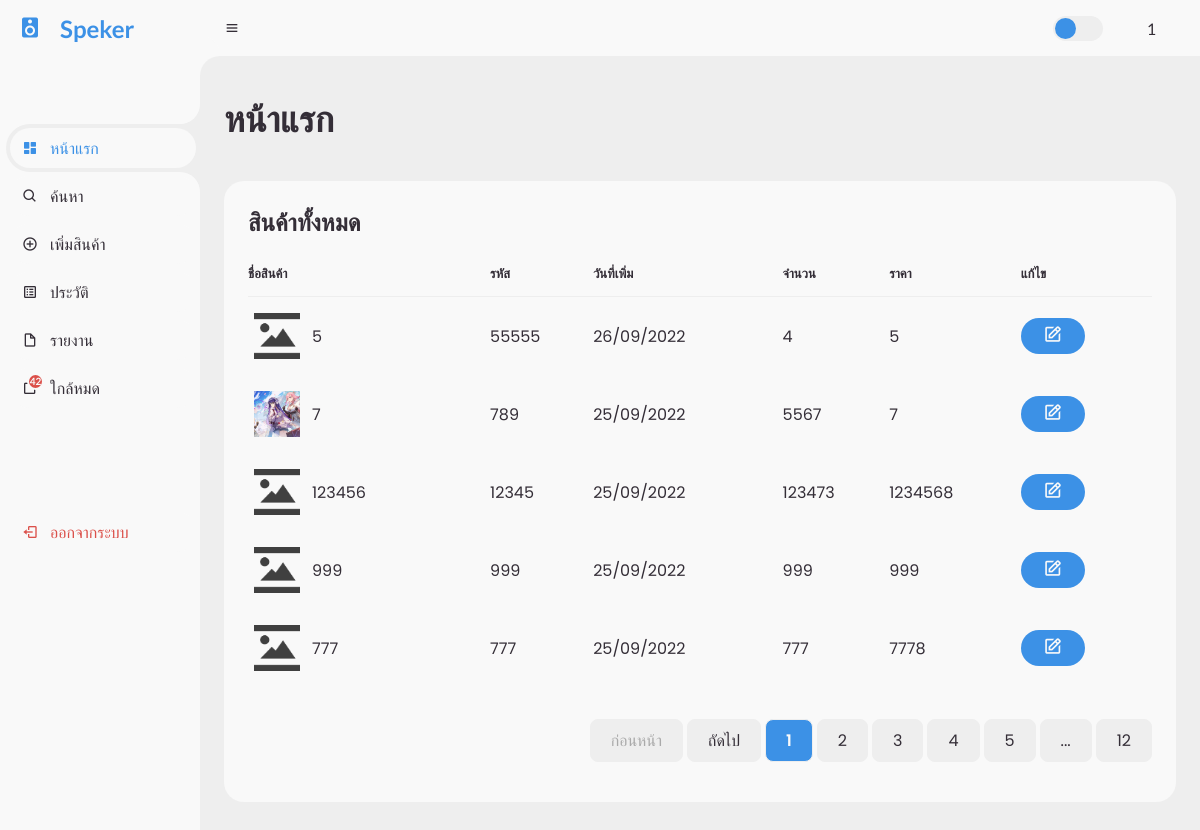
The page /index.php (signed in) on the database as committed earlier.
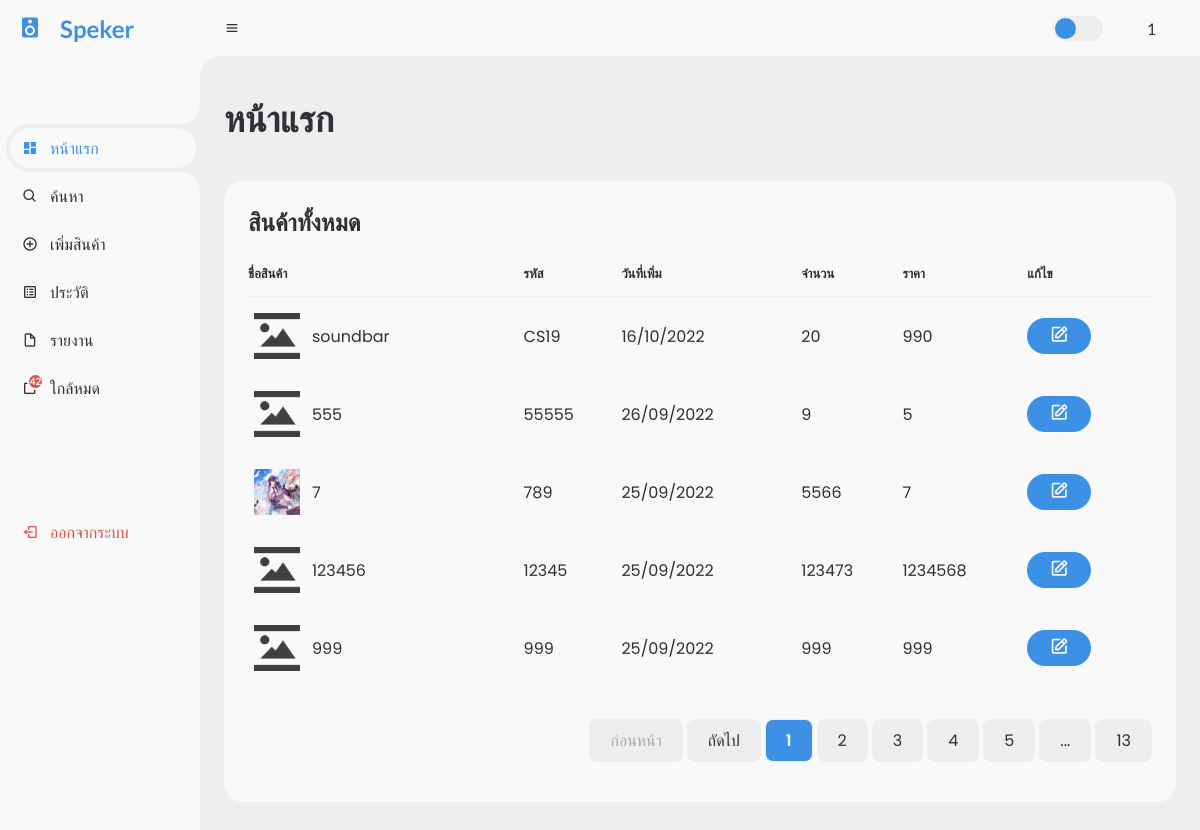
The same page on the database as committed later.
### tables this page shows
CREATE TABLE `product` (
  `id` int(11) NOT NULL,
  `code` varchar(5) NOT NULL,
  `name` varchar(255) NOT NULL,
  `stock` int(11) NOT NULL,
  `price` decimal(10,0) NOT NULL,
  `detail` varchar(1000) NOT NULL,
  `image_path` varchar(255) NOT NULL,
  `create_date` datetime NOT NULL DEFAULT current_timestamp()
);

### index.php (the view, shortened to what the changed rows need)
<?php
  include('./function/notify.php');
  $perpage = 5;
  $page = 1;
  if (isset($_GET['page'])) {
    $page = $_GET['page'];
  } else {
    $page = 1;
  }
  $start = ($page - 1) * $perpage;
  $sql = "SELECT * FROM product ORDER BY product.create_date DESC limit $start,$perpage";
  $query = mysqli_query($connect, $sql);
  $sql2 = "SELECT COUNT(*) as total FROM product";
  $query2 = mysqli_query($connect, $sql2);
  $data2 = mysqli_fetch_assoc($query2);
  $total_page = ceil($data2['total'] / $perpage);
?>
<!DOCTYPE html>
<html lang="en">
<head>
  <link href="https://unpkg.com/boxicons@2.0.9/css/boxicons.min.css" rel="stylesheet" />
  <link rel="stylesheet" href="./css/style.css" />
</head>
<body>
  <section id="content">
    <main>
      <div class="head-title">
        <div class="left">
          <h1>หน้าแรก</h1>
        </div>
      </div>
      <div class="table-data">
        <div class="order">
          <table>
            <thead>
              <tr>
                <th>ชื่อสินค้า</th>
                <th>รหัส</th>
                <th>วันที่เพิ่ม</th>
                <th>จำนวน</th>
                <th>ราคา</th>
                <th>แก้ไข</th>
              </tr>
            </thead>
            <tbody>
              <?php
                while ($data = mysqli_fetch_array($query)) {
              ?>
              <tr>
                <td>
                  <?php if ($data['image_path']) {
                    echo "<img src ='$data[image_path]'/>";
                  } else {
                    echo "<img src ='./img/default/default.png' />";
                  }
                  ?>
                  <p><?php echo "$data[name]"; ?></p>
                </td>
                <td><?php echo "$data[code]"; ?></td>
                <td>
                  <?php
                    $date = date('d/m/Y', strtotime($data["create_date"]));
                    echo "$date";
                  ?>
                </td>
                <td><?php echo "$data[stock]"; ?></td>
                <td><?php echo "$data[price]"; ?></td>
                <td>
                  <?php echo "<a href='edit.php?id=$data[id]' class='completed'><i class='bx bx-edit'></i></a>"; ?>
                </td>
              </tr>
              <?php } ?>
            </tbody>
          </table>
          <div>
            <ul class="page">
              <?php
                if ($total_page < 7) {
                  for ($i = 1 ; $i <= $total_page; $i++) {
                    if ($i == $page) {
                      echo "<a href='index.php?page=$i' class='active'><li>$i</li></a>";
                    } else {
                      echo "<a href='index.php?page=$i'><li>$i</li></a>";
                    }
                  }
                } else {
                  if ($total_page == $page) {
                    echo "<a href='index.php?page=$total_page' class='active'><li>$total_page</li></a>";
                  } else {
                    echo "<a href='index.php?page=$total_page'><li>$total_page</li></a>";
                  }
                }
              ?>
            </ul>
          </div>
        </div>
      </div>
    </main>
  </section>
</body>
</html>

Rows that differ between the two databases and show on the page:
no longer on this page (row unchanged): product: name "777", code "777", create_date "25/09/2022", stock "777", price "7778"
added product: name "soundbar", code "CS19", create_date "16/10/2022", stock "20", price "990"
changed product (number 2 of 5 on the later page): name "5" → "555"; stock "4" → "9"
changed product (number 3 of 5 on the later page): stock "5567" → "5566"
Other text that changed with them:
$total_page: "12" → "13"
